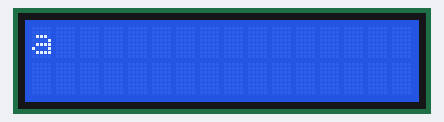
Recording of a sketch running on a simulated Arduino Uno, built with avr-gcc and run on an emulated ATmega328P. On the bench: 16×2 character LCD.

Above: at 0.11 s.
At 0.52 s:
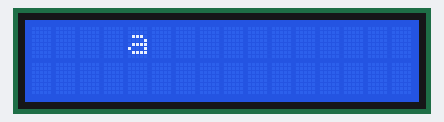
At 0.93 s:
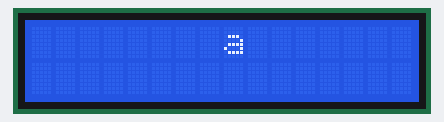
At 1.75 s:
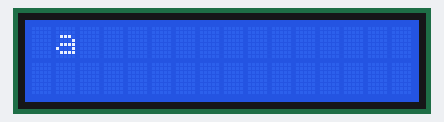
At 2.57 s:
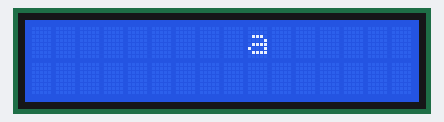
At 3.5 s:
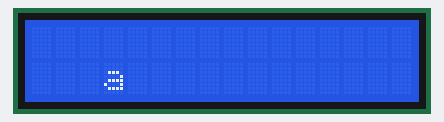

The sketch:

ard4.ino
```cpp
//                                            code part 1
#include <LiquidCrystal.h>
#define RS 13
#define  E 12
#define D4 8
#define D5 9
#define D6 10
#define D7 11

LiquidCrystal lcd( RS, E, D4, D5, D6, D7 );

byte Y = 0;
byte X = 0;

void setup() {
  // put your setup code here, to run once:
  lcd.begin(16, 2);
  lcd.clear();
}

void loop() {
  // put your main code here, to run repeatedly:
  updateScreen();
  updateCoordinate();
}

void updateScreen (){
  lcd.clear();
  lcd.setCursor( Y, X );
  lcd.print("a");
}

void updateCoordinate (){
  Y++;
  X = 1 - X;
  if (Y == 15)
  {
    Y = 0;
  }
  delay(100);
}
```

Measured:
- by itself, everything shown: repeats every 3.1 s, in 30 steps
